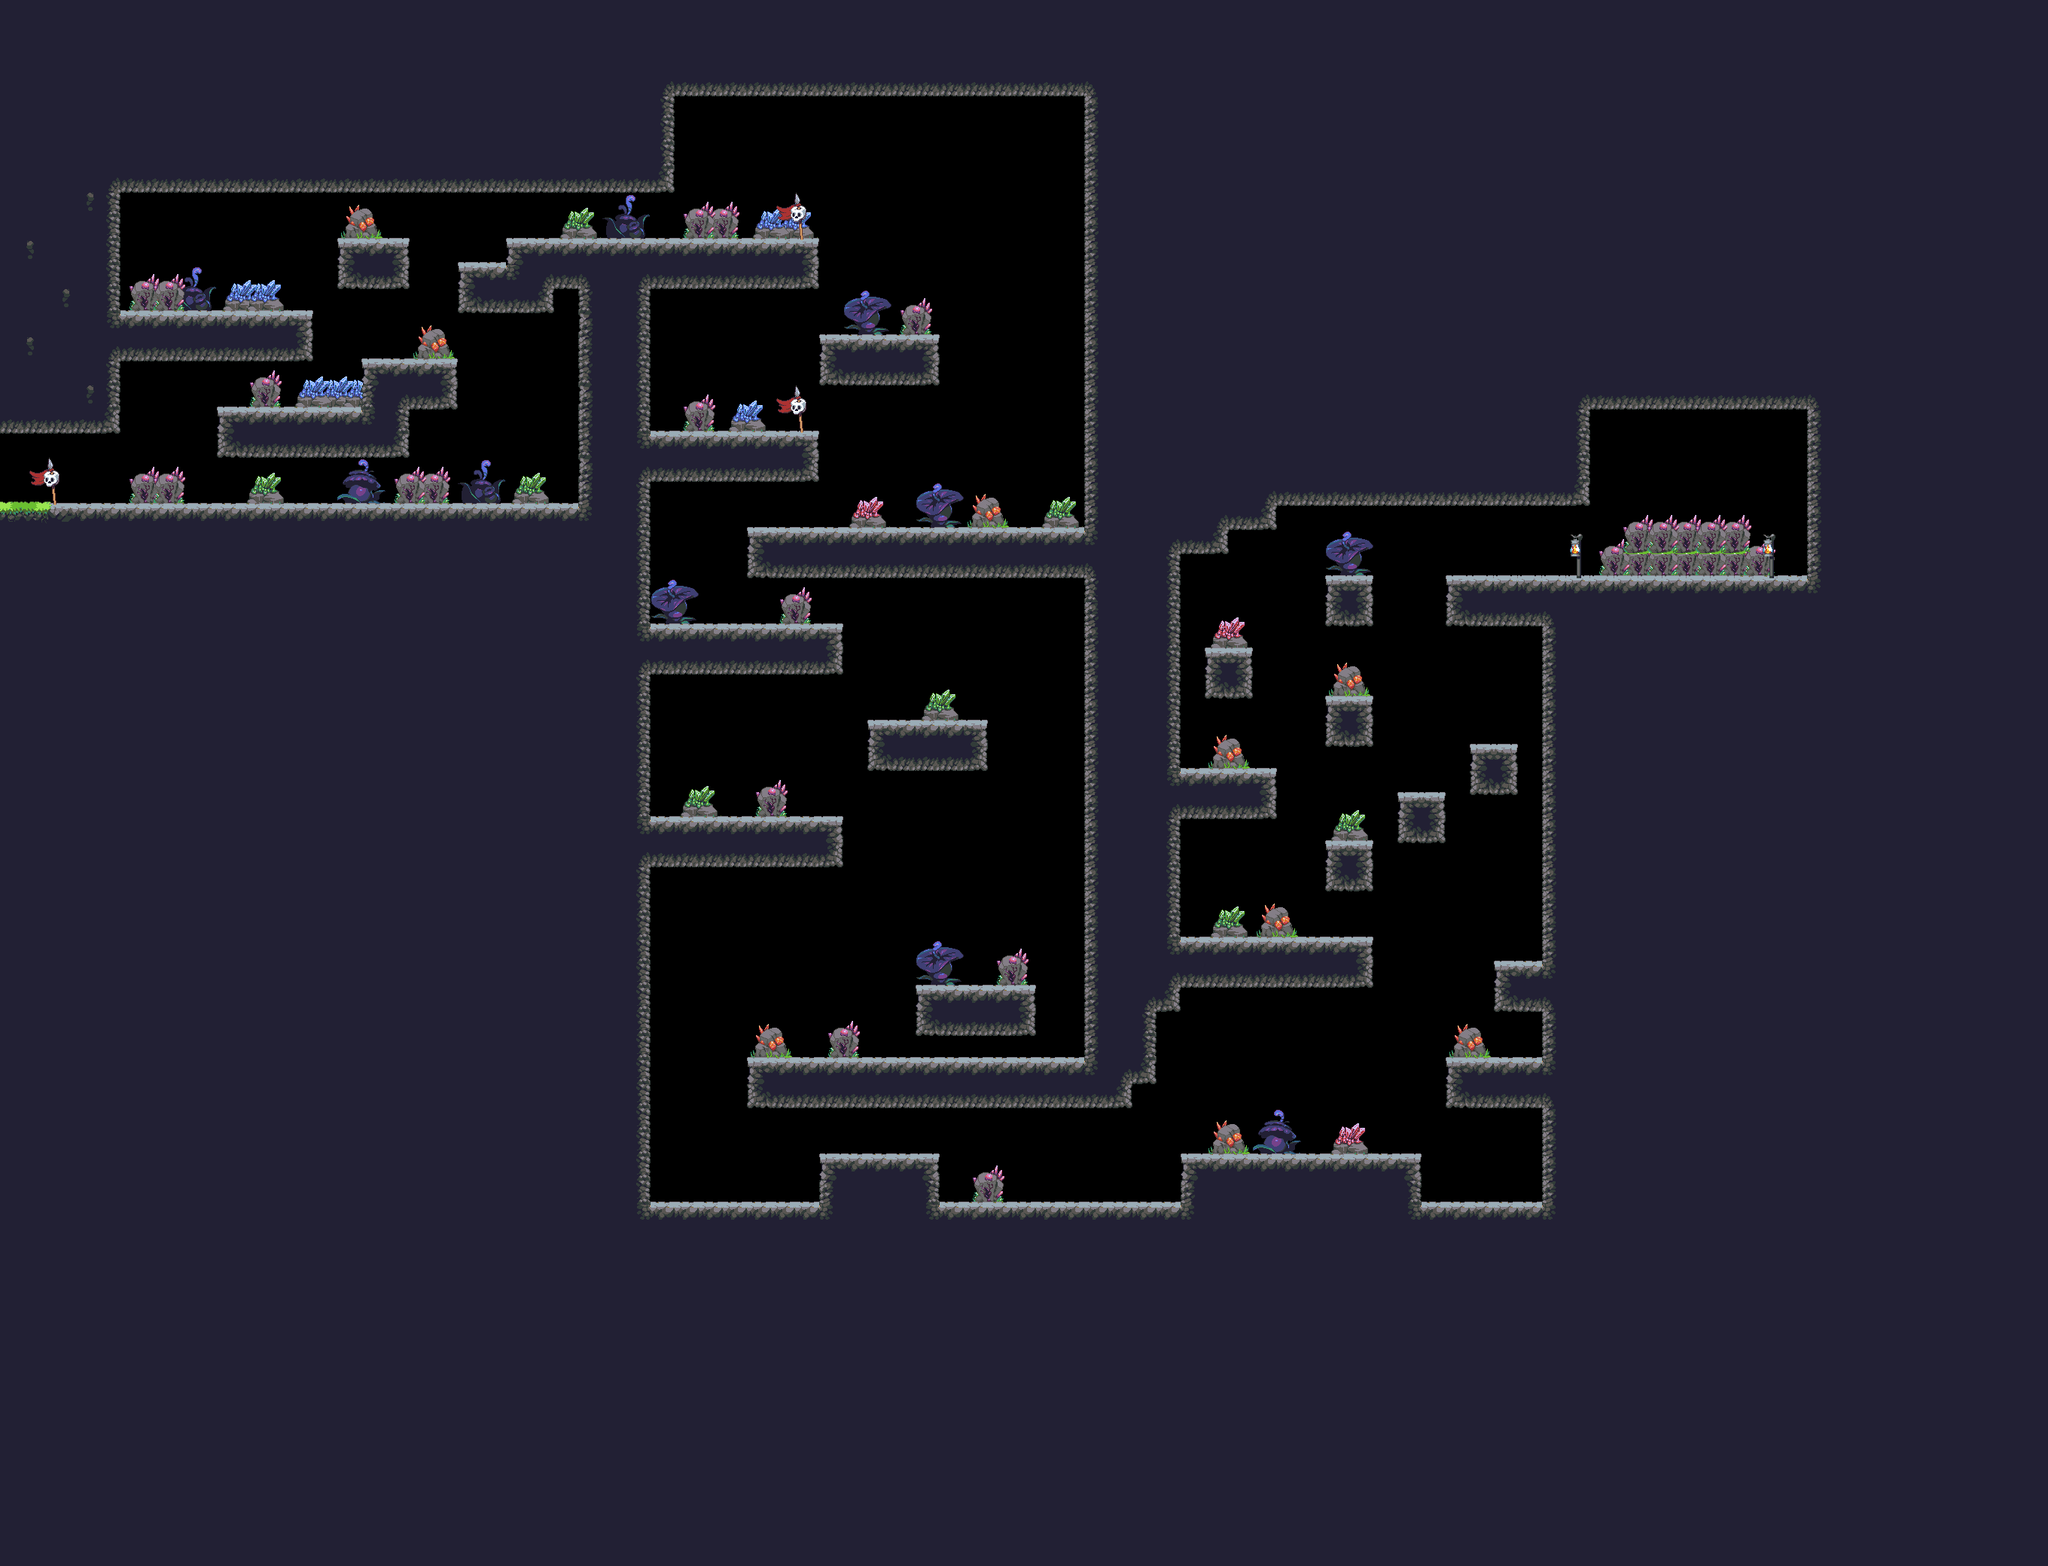

Tiled map render using the project's own tile images. Description and the map definition, with tile-layer contents summarised, below:
An orthogonal 85x65 tile map with 32x32 px tiles, 6 tile layers (Background 1, Background 2, Background 3, Background 4, ...), 2 tilesets and 45 objects (41x wall, Player, Level End).

<map version="1.0" orientation="orthogonal" renderorder="right-down" width="85" height="65" tilewidth="32" tileheight="32" nextobjectid="56">
 <tileset firstgid="1" name="Scenario" tilewidth="32" tileheight="32" tilecount="420" columns="28">
  <image source="Jungle_terrain.png" width="896" height="480" />
 </tileset>
 <tileset firstgid="421" name="Objects" tilewidth="32" tileheight="32" tilecount="208" columns="16">
  <image source="tile_jungle_plants_objects.png" width="512" height="416" />
 </tileset>
 <layer name="Background 1" width="85" height="65">
  <properties>
   <property name="Parallax speed" type="float" value="0.6" />
  </properties>
  <data>[5525 cells, 198 non-empty, 32 distinct tile ids]</data>
 </layer>
 <layer name="Background 2" width="85" height="65">
  <properties>
   <property name="Parallax speed" type="float" value="0.6" />
  </properties>
  <data>[5525 cells, 48 non-empty, 8 distinct tile ids]</data>
 </layer>
 <layer name="Background 3" width="85" height="65">
  <properties>
   <property name="Parallax speed" type="float" value="0.65" />
  </properties>
  <data>[5525 cells, 12 non-empty, 4 distinct tile ids]</data>
 </layer>
 <layer name="Background 4" width="85" height="65">
  <properties>
   <property name="Parallax speed" type="float" value="0.8" />
  </properties>
  <data>[5525 cells, 8 non-empty, 4 distinct tile ids]</data>
 </layer>
 <layer name="Scenario" width="85" height="65">
  <properties>
   <property name="Parallax speed" type="float" value="1" />
  </properties>
  <data>[5525 cells, 4424 non-empty, 27 distinct tile ids]</data>
 </layer>
 <layer name="Foreground" width="85" height="65">
  <properties>
   <property name="Parallax speed" type="float" value="1" />
  </properties>
  <data>[5525 cells, 16 non-empty, 6 distinct tile ids]</data>
 </layer>
 <objectgroup color="#00ff00" name="PlayerPos">
  <object id="1" name="Player" x="13" y="600" width="50" height="65" />
 </objectgroup>
 <objectgroup color="#ff0000" name="Colliders">
  <object id="2" name="wall" x="1" y="674" width="768" height="127" />
  <object id="3" name="wall" x="1" y="478" width="159" height="94" />
  <object id="4" name="wall" x="160" y="417" width="254" height="63" />
  <object id="5" name="wall" x="290" y="546" width="253" height="61" />
  <object id="6" name="wall" x="481" y="480" width="126" height="65" />
  <object id="7" name="wall" x="449" y="321" width="94" height="64" />
  <object id="9" x="107" y="256" width="49" height="222" />
  <object id="10" name="wall" x="105" y="75" width="789" height="178" />
  <object id="11" name="wall" x="607" y="353" width="128" height="62" />
  <object id="12" x="671" y="319" width="415" height="63" />
  <object id="13" name="wall" x="768" y="382" width="95" height="458" />
  <object id="14" name="wall" x="863" y="578" width="223" height="61" />
  <object id="16" name="wall" x="895" y="74" width="547" height="52" />
  <object id="17" name="wall" x="1441" y="72" width="125" height="1270" />
  <object id="19" name="wall" x="861" y="831" width="257" height="65" />
  <object id="21" name="wall" x="1088" y="448" width="161" height="63" />
  <object id="22" name="wall" x="993" y="705" width="447" height="63" />
  <object id="23" name="wall" x="1154" y="961" width="157" height="63" />
  <object id="25" name="wall" x="863" y="1088" width="254" height="64" />
  <object id="26" name="wall" x="716" y="836" width="146" height="767" />
  <object id="27" name="wall" x="861" y="1601" width="1187" height="57" />
  <object id="28" name="wall" x="1087" y="1536" width="160" height="64" />
  <object id="30" name="wall" x="1567" y="1537" width="318" height="63" />
  <object id="31" name="wall" x="991" y="1408" width="511" height="62" />
  <object id="32" name="wall" x="1215" y="1313" width="159" height="64" />
  <object id="33" name="wall" x="1442" y="1343" width="92" height="96" />
  <object id="34" name="wall" x="1568" y="1246" width="254" height="65" />
  <object id="35" name="wall" x="1920" y="1407" width="126" height="65" />
  <object id="36" name="wall" x="1984" y="1280" width="63" height="63" />
  <object id="37" name="wall" x="1759" y="1120" width="64" height="64" />
  <object id="38" name="wall" x="1857" y="1057" width="62" height="62" />
  <object id="39" name="wall" x="1567" y="1023" width="128" height="64" />
  <object id="40" name="wall" x="1599" y="865" width="63" height="63" />
  <object id="41" name="wall" x="1763" y="769" width="59" height="63" />
  <object id="42" name="wall" x="1758" y="926" width="65" height="68" />
  <object id="44" name="wall" x="1953" y="992" width="64" height="62" />
  <object id="45" name="wall" x="1564" y="702" width="63" height="32" />
  <object id="47" name="wall" x="1566" y="672" width="130" height="30" />
  <object id="48" name="wall" x="1567" y="540" width="542" height="130" />
  <object id="49" name="wall" x="2113" y="477" width="287" height="66" />
  <object id="50" name="wall" x="2400" y="476" width="33" height="324" />
  <object id="51" name="wall" x="1920" y="767" width="478" height="66" />
  <object id="52" name="wall" x="2047" y="832" width="97" height="825" />
 </objectgroup>
 <objectgroup color="#00aaff" name="EndPos">
  <object id="53" name="Level End" x="2144" y="672" width="64" height="96" />
 </objectgroup>
</map>
